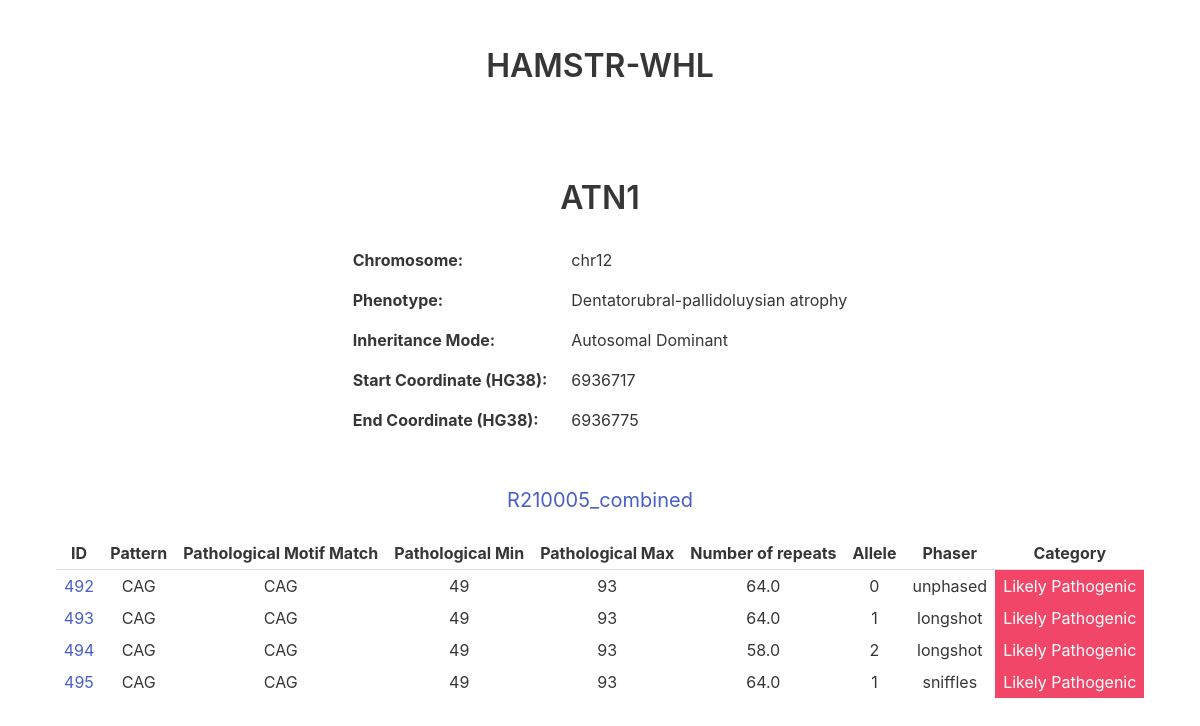
The app's page /R210005_combined/ATN1, older data.
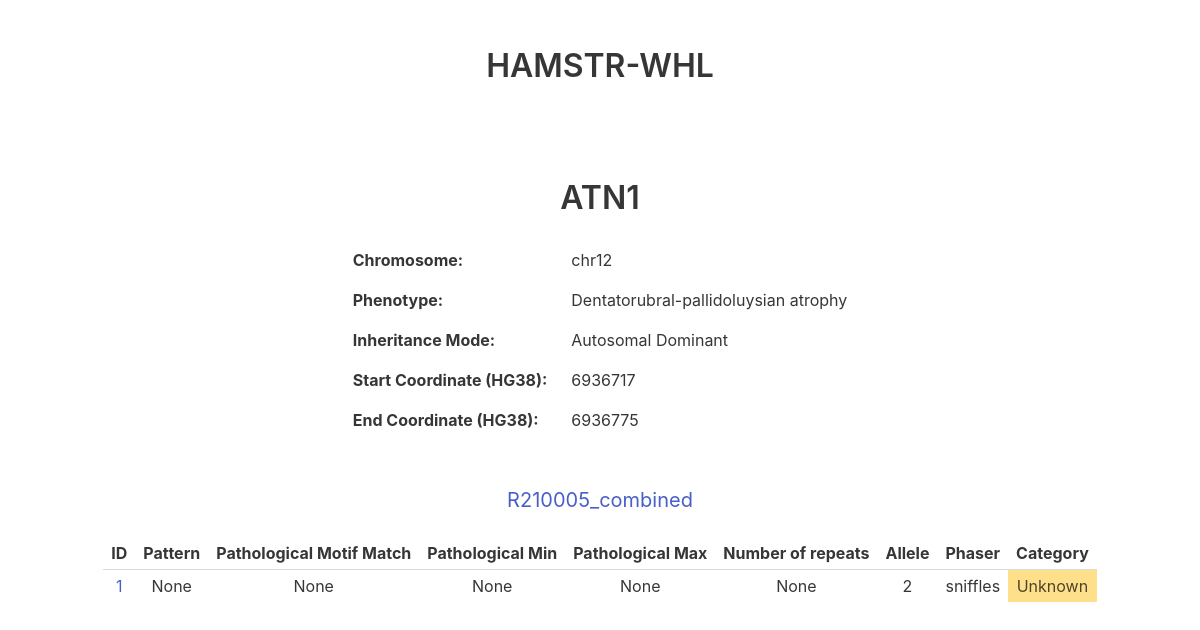
The same page, newer data.
### tables this page shows
CREATE TABLE Gene (
  id INTEGER PRIMARY KEY AUTOINCREMENT,
  name VARCHAR(10) UNIQUE NOT NULL,
  chromosome VARCHAR(10) NOT NULL,
  phenotype TEXT,
  inheritanceMode VARCHAR(2) CHECK(inheritanceMode IN ('AD', 'AR', 'XL', 'CMPLX')) NULL DEFAULT NULL,
  startCoordHG38 VARCHAR(12),
  endCoordHG38 VARCHAR(12)
);

CREATE TABLE Result (
	id INTEGER PRIMARY KEY AUTOINCREMENT,
	sample VARCHAR(20) NOT NULL,
	gene INTEGER NOT NULL,
	allele INTEGER,
	phaser INTEGER NOT NULL,
	pattern TEXT,
	motif INTEGER,
	numRepeats REAL,
	match INTEGER,
	score INTEGER,
	category TEXT CHECK(category IN ('Likely Pathogenic', 'Likely Non-Pathogenic', 'Unknown')) NULL DEFAULT NULL,
	sequence TEXT,
	FOREIGN KEY (gene) REFERENCES Gene(id),
	FOREIGN KEY (motif) REFERENCES Motif(id),
	FOREIGN KEY (phaser) REFERENCES Phaser(id)
);

CREATE TABLE Motif (
  id INTEGER PRIMARY KEY AUTOINCREMENT,
  gene INTEGER NOT NULL,
  pattern VARCHAR(10) NOT NULL,
  size INTEGER,
  pathMin INTEGER,
  pathMax INTEGER,
  FOREIGN KEY (gene) REFERENCES Gene(id)
);

### app.py (the view)
@app.route("/<sample>/<gene>", methods=["POST","GET"])
def get_gene(sample,gene):
	error = None
	conn = get_db()
	results = get_sample_gene_results(sample, gene, conn)
	gene_info = get_gene_info(gene, conn)
	if not gene_info:
		error = "No results found for the gene " + gene + " in the database."
	elif not results:
		error = "No results found for "+sample+" "+gene
	return render_template("gene_page.html", sample=sample, gene=gene, results=results, error=error, gene_info=gene_info)

### app.py (called while the page is built)
def get_db():
    db = getattr(g, '_database', None)
    if db is None:
        db = g._database = sqlite3.connect(DATABASE)
    return db

@app.teardown_appcontext
def close_connection(exception):
    db = getattr(g, '_database', None)
    if db is not None:
        db.close()

### data_reader.py (called while the page is built)
def get_sample_gene_results(sample, gene, conn):
	cur = conn.cursor()
	cur.execute("SELECT r.id, r.pattern, m.pattern, m.pathMin, m.pathMax, r.numRepeats, r.allele, r.phaser, r.category FROM Result r LEFT JOIN Gene g ON r.gene = g.id LEFT JOIN Motif m ON r.motif = m.id WHERE r.sample LIKE ? AND g.name LIKE ?", (sample, gene,))
	results = cur.fetchall()
	return results

def get_gene_info(gene, conn):
	cur = conn.cursor()
	cur.execute("SELECT g.name, g.chromosome, g.phenotype, g.inheritanceMode, g.startCoordHG38, g.endCoordHG38 FROM Gene g WHERE g.name LIKE ?", (gene,))
	gene_info = cur.fetchone()
	return gene_info

### templates/gene_page.html (shortened to what this page needs)
<!DOCTYPE html>
<html lang="en" dir="ltr">
    <head>
        <link rel="stylesheet" href="https://cdn.jsdelivr.net/npm/bulma@0.9.1/css/bulma.css">
    </head>
    <body>
        <section class="section has-text-centered">
            <a href="/"><h1 class="title">HAMSTR-WHL</h1></a>
        </section>
        <section class="section has-text-centered">
					{% if error %}
							<h1 class="subtitle" style="color:hsl(348, 100%, 61%)">{{error}}</h1>
							<a href="/sample/{{sample}}"><button class="button">Return to Sample page {{sample}}</button></a>
					{% elif gene_info %}
							<h1 class="title">{{gene_info[0]}}</h1>
							<div class="table-container">
									<table class="table has-text-left">
											<tr><td><b>Chromosome: </b></td><td>{{gene_info[1]}}</td>
											<tr><td><b>Phenotype: </b></td><td>{{gene_info[2]}}</td>
											<tr><td><b>Inheritance Mode: </b></td>
											{% if gene_info[3] == "AD"%}
													<td>Autosomal Dominant</td>
											{% elif gene_info[3] == "AR" %}
													<td>Autosomal Recessive</td>
											{% elif gene_info[3] == "XL" %}
													<td>X-Linked</td>
											{% elif gene_info[3] == "XL" %}
													<td>X-Linked</td>
											{% else %}
													<td>{{gene_info[3]}}</td>
											{% endif %}
											</tr>
											<tr><td><b>Start Coordinate (HG38): </b></td><td>{{gene_info[4]}}</td><tr>
											<tr><td><b>End Coordinate (HG38): </b></td><td>{{gene_info[5]}}</td><tr>
									</table>
							</div>
							{% if results %}
									<br>
									<a href="/sample/{{sample}}"><h1 class="subtitle has-text-link">{{sample}}</h1></a><br>
									<div class="table-container">
										<table class="table is-hoverable is-narrow">
										<tr>
												<th>ID</th>
												<th>Pattern</th>
												<th>Pathological Motif Match</th>
												<th>Pathological Min</th>
												<th>Pathological Max</th>
												<th>Number of repeats</th>
												<th>Allele</th>
												<th>Phaser</th>
												<th>Category</th>
										</tr>
										{% for result in results %}
												<tr>
														<td><a href="/result/{{result[0]}}">{{result[0]}}</a></td>
														<td>{{result[1]}}</td>
														<td>{{result[2]}}</td>
														<td>{{result[3]}}</td>
														<td>{{result[4]}}</td>
														<td>{{result[5]}}</td>
														<td>{{result[6]}}</td>
														<td>{{result[7]}}</td>
														{% if result[8] == 'Likely Pathogenic' %}
																<td class="is-danger">{{result[8]}}</td>
														{% elif result[8] == 'Unknown' %}
																<td class="is-warning">{{result[8]}}</td>
														{% elif result[8] == 'Likely Non-Pathogenic' %}
																<td class="is-success">{{result[8]}}</td>
														{% else %}
																<td></td>
														{% endif %}
												</tr>
										{% endfor %}
									</table>
								</div>
							{% endif %}
					{% endif %}
				</section>
		</body>

### templates/gene_page.html (style rules this page uses)
table { margin-left: auto; margin-right: auto; }
.table td { border: none; }

Row changes from the older to the newer data that the page shows:
removed Result: id "492", pattern "CAG", pathMin "49", pathMax "93", numRepeats "64.0", allele "0", phaser "unphased", category "Likely Pathogenic"
removed Result: id "493", pattern "CAG", pathMin "49", pathMax "93", numRepeats "64.0", allele "1", phaser "longshot", category "Likely Pathogenic"
removed Result: id "494", pattern "CAG", pathMin "49", pathMax "93", numRepeats "58.0", allele "2", phaser "longshot", category "Likely Pathogenic"
removed Result: id "495", pattern "CAG", pathMin "49", pathMax "93", numRepeats "64.0", allele "1", phaser "sniffles", category "Likely Pathogenic"
now on this page (row edited): Result: sample "R210005_combined", id "1", result "None", allele "2", phaser "sniffles", category "Unknown"
Text that changed along with them:
{{ sample }}: "R210005_combined" → (not shown)
